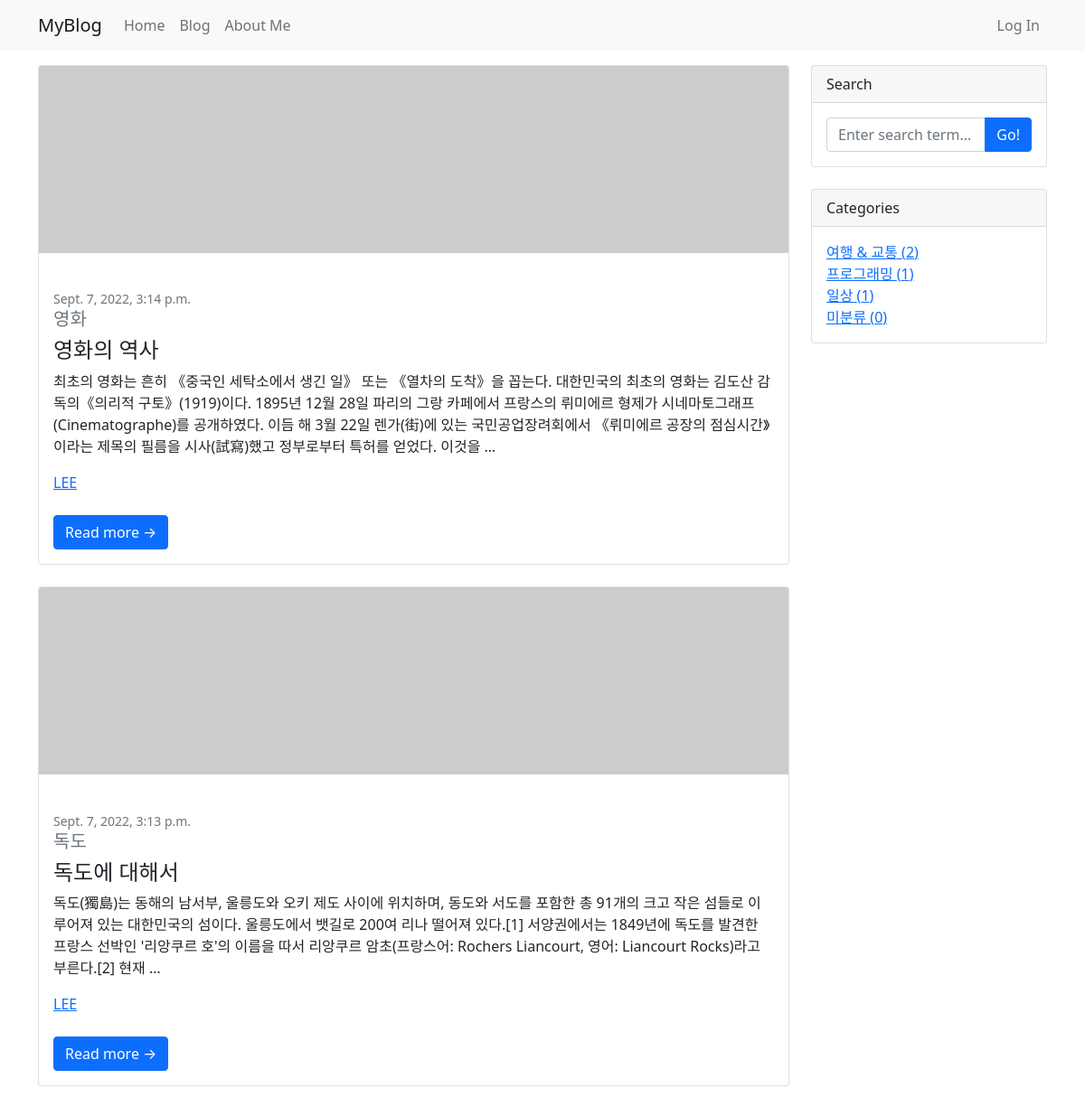
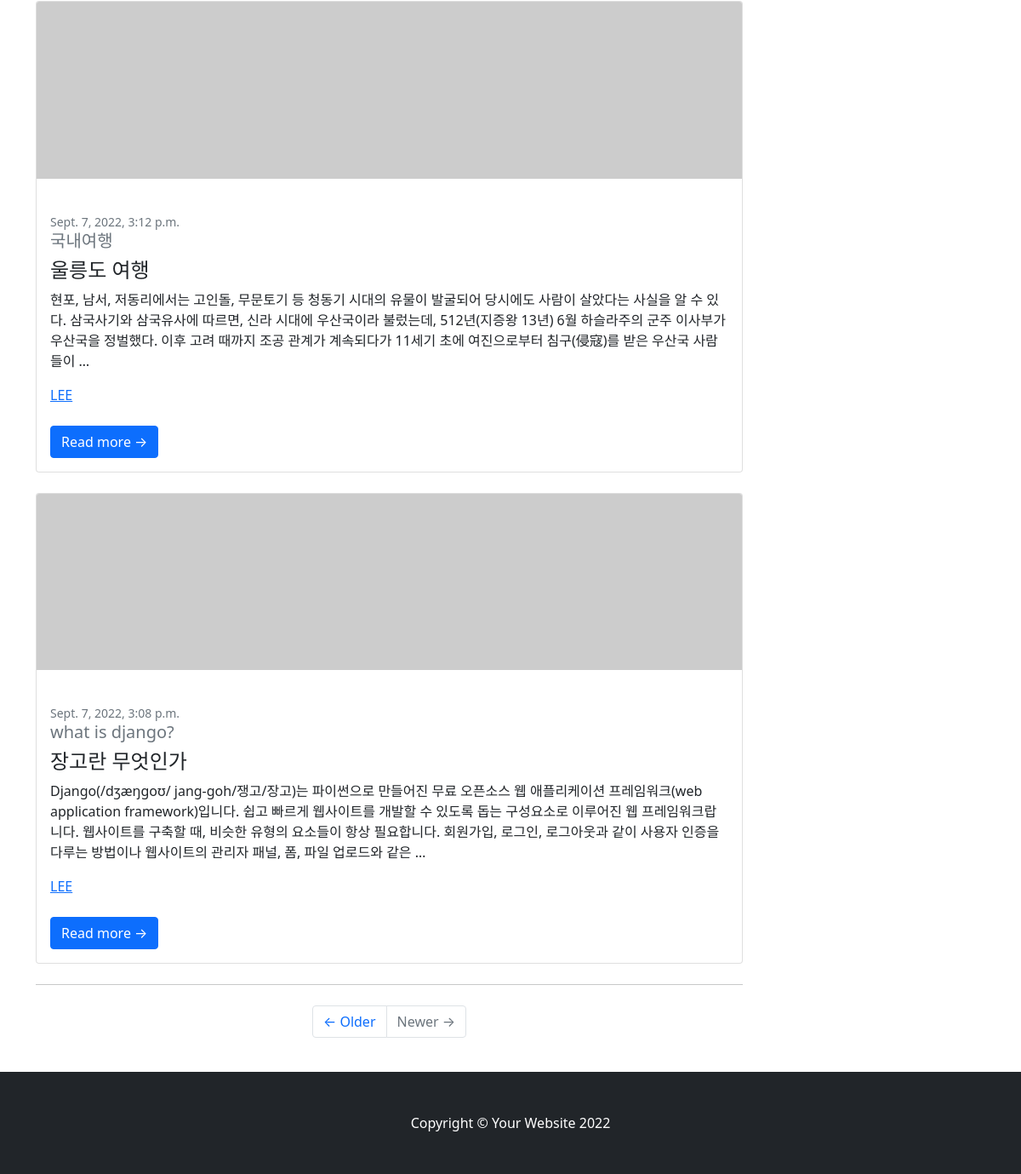
Screenshot of /blog/ with the database file from the repository (2 pictures, top to bottom).
### blog/models.py (models this page shows, shortened)
class Post(models.Model):
    title = models.CharField(max_length=30)
    hook_text = models.CharField(max_length=100, blank=True)
    content = models.TextField()
    head_image = models.ImageField(upload_to='blog/images/%Y/%m/%d/', blank=True)
    file_upload = models.FileField(upload_to='blog/files/%Y/%m/%d/', blank=True)
    created_at = models.DateTimeField(auto_now_add=True)    # auto_now_add 추가
    updated_at = models.DateTimeField(auto_now=True)        # updated_at 추가
    author = models.ForeignKey(User, null=True, on_delete=models.SET_NULL)
    category = models.ForeignKey(Category, null=True, blank=True, on_delete=models.SET_NULL)
    def get_absolute_url(self):
        return f'/blog/{self.pk}/'

class Category(models.Model):
    name = models.CharField(max_length=50, unique=True)
    slug = models.SlugField(max_length=200, unique=True, allow_unicode=True)
    def __str__(self):
        return self.name
    class Meta:
        verbose_name_plural = 'Categories'

### blog/views.py (the view)
# urls.py: path('', views.PostList.as_view()),
class PostList(ListView):
    model = Post
    ordering = '-pk'
    def get_context_data(self, **kwargs):
        context = super(PostList, self).get_context_data()
        context['categories'] = Category.objects.all()
        context['no_category_post_count'] = Post.objects.filter(category=None).count()
        return context

### blog/templates/blog/post_list.html
{% extends 'blog/base.html' %}
{% block main_area %}
    {% if post_list.exists %}
        {% for p in post_list %}
                <div class="card mb-4" id="post-{{p.pk}}">
                    {% if p.head_image %}
                        <a href="#!"><img class="card-img-top" src="{{p.head_image.url}}" alt="{{p}} head image" /></a>
                    {% else %}
                        <img src="https://picsum.photos/seed/{{p.id}}/800/200" alt="random_image" class="card-img-top">
                    {% endif %}
                    <div class="card-body">
                        {% if p.category %}
                            <span class="badge badge-secondary float-right">{{p.category}}</span>
                        {% else %}
                            <span class="badge badge-secondary float-right">미분류</span>
                        {% endif %}
                        <div class="small text-muted">{{p.created_at}}</div>
                        {% if p.hook_text %} <h5 class="text-muted">{{p.hook_text}}</h5> {% endif %}
                        <h2 class="card-title h4">{{p.title}}</h2>
                        <p class="card-text">{{p.content | truncatewords:45}}</p>
                        <a href="#">{{p.author | upper}}</a><br><br>
                        <a class="btn btn-primary" href="{{p.get_absolute_url}}">Read more →</a>
                    </div>
                </div>
                {% endfor %}
            {% else %} <h3>아직 게시물이 없습니다.</h3>
            {% endif %}
                <nav aria-label="Pagination">
                    <hr class="my-0">
                        <ul class="pagination justify-content-center my-4">
                            <li class="page-item"><a href="#" class="page-link">&larr; Older</a></li>
                            <li class="page-item disabled"><a href="#" class="page-link">Newer &rarr;</a></li>
                        </ul>
                </nav>
{% endblock %}

### blog/templates/blog/base.html (shortened to what this page needs)
<!DOCTYPE html>
{% load static %}
<html lang="en">
<head>
    <link rel="stylesheet" href="{% static 'blog/bootstrap/bootstrap.min.css' %}">
</head>
<body>
    {% include 'blog/navbar.html' %}
    <div class="container my-3">
        <div class="row">
            <div class="col-md-8 col-lg-9" id="main-area">
                {% block main_area %}
                {% endblock %}
            </div>
            <div class="col-md-4 col-lg-3">
                <div class="card mb-4">
                    <div class="card-header">Search</div>
                    <div class="card-body">
                        <div class="input-group">
                            <input class="form-control" type="text" placeholder="Enter search term..." aria-label="Enter search term..." aria-describedby="button-search" />
                            <button class="btn btn-primary" id="button-search" type="button">Go!</button>
                        </div>
                    </div>
                </div>
                <div class="card mb-4" id="categories-card">
                    <div class="card-header">Categories</div>
                        <div class="card-body">
                            <div class="row">
                                <ul class="list-unstyled mb-0">
                                    {% for category in categories %}
                                        <li><a href="{{category.get_absolute_url}}">{{category}} ({{category.post_set.count}})</a></li>
                                    {% endfor %}
                                    <li><a href="/blog/category/no_category/">미분류 ({{no_category_post_count}})</a></li>
                                </ul>
                            </div>
                        </div>
                    </div>
                </div>
            </div>
        </div>
    {% include 'blog/footer.html' %}
</body>
</html>

### blog/templates/blog/navbar.html (shortened to what this page needs)
<nav class="navbar navbar-expand-lg navbar-light bg-light">
        <div class="container">
            <a class="navbar-brand" href="/">MyBlog</a>
            <div class="collapse navbar-collapse " id="navbarNavDropdown">
                <ul class="navbar-nav">
                    <li class="nav-item active">
                        <a class="nav-link" href="/">Home</a>
                    </li>
                    <li class="nav-item">
                        <a class="nav-link" href="/blog/">Blog</a>
                    </li>
                    <li class="nav-item">
                        <a class="nav-link" href="/about_me/">About Me</a>
                    </li>
                </ul>
            </div>
                <ul class="navbar-nav ml-auto">
                        <li class="nav-item">
                            <a class="nav-link" href="#" data-toggle="modal" data-target="#loginModal">Log In</a>
                        </li>
                </ul>
        </div>
    </nav>

### blog/templates/blog/footer.html
<footer class="py-5 bg-dark">
    <div class="container"><p class="m-0 text-center text-white">Copyright &copy; Your Website 2022</p></div>
</footer>

### rows the page displays
Post: created_at "Sept. 7, 2022, 3:14 p.m.", hook_text "영화", title "영화의 역사", content "최초의 영화는 흔히 《중국인 세탁소에서 생긴 일》 또는 《열차의 도착》을 꼽는다. 대한민국의 최초의 영화는 김도산 감독의《의리적 구토》(1919)이다. 1895년 12월 28일 파리의 그랑 카페에서 프랑스의 뤼미에르 형제가 시네마토그래프(Cinematographe)를 공개하였다. 이듬 해 3월 22일 렌가(街)에 있는 국민공업장려회에서 《뤼미에르 공장의 점심시간》이라는 제목의 필름을 시사(試寫)했고 정부로부터 특허를 얻었다. 이것을 …", author "LEE"
Post: created_at "Sept. 7, 2022, 3:13 p.m.", hook_text "독도", title "독도에 대해서", content "독도(獨島)는 동해의 남서부, 울릉도와 오키 제도 사이에 위치하며, 동도와 서도를 포함한 총 91개의 크고 작은 섬들로 이루어져 있는 대한민국의 섬이다. 울릉도에서 뱃길로 200여 리나 떨어져 있다.[1] 서양권에서는 1849년에 독도를 발견한 프랑스 선박인 '리앙쿠르 호'의 이름을 따서 리앙쿠르 암초(프랑스어: Rochers Liancourt, 영어: Liancourt Rocks)라고 부른다.[2] 현재 …", author "LEE"
Post: created_at "Sept. 7, 2022, 3:12 p.m.", hook_text "국내여행", title "울릉도 여행", content "현포, 남서, 저동리에서는 고인돌, 무문토기 등 청동기 시대의 유물이 발굴되어 당시에도 사람이 살았다는 사실을 알 수 있다. 삼국사기와 삼국유사에 따르면, 신라 시대에 우산국이라 불렀는데, 512년(지증왕 13년) 6월 하슬라주의 군주 이사부가 우산국을 정벌했다. 이후 고려 때까지 조공 관계가 계속되다가 11세기 초에 여진으로부터 침구(侵寇)를 받은 우산국 사람들이 …", author "LEE"
Post: created_at "Sept. 7, 2022, 3:08 p.m.", hook_text "what is django?", title "장고란 무엇인가", content "Django(/dʒæŋɡoʊ/ jang-goh/쟁고/장고)는 파이썬으로 만들어진 무료 오픈소스 웹 애플리케이션 프레임워크(web application framework)입니다. 쉽고 빠르게 웹사이트를 개발할 수 있도록 돕는 구성요소로 이루어진 웹 프레임워크랍니다. 웹사이트를 구축할 때, 비슷한 유형의 요소들이 항상 필요합니다. 회원가입, 로그인, 로그아웃과 같이 사용자 인증을 다루는 방법이나 웹사이트의 관리자 패널, 폼, 파일 업로드와 같은 …", author "LEE"
Category: name "여행 & 교통", post_set.count "2"
Category: name "프로그래밍", post_set.count "1"
Category: name "일상", post_set.count "1"

### other values shown
{{ no_category_post_count }} "0"
